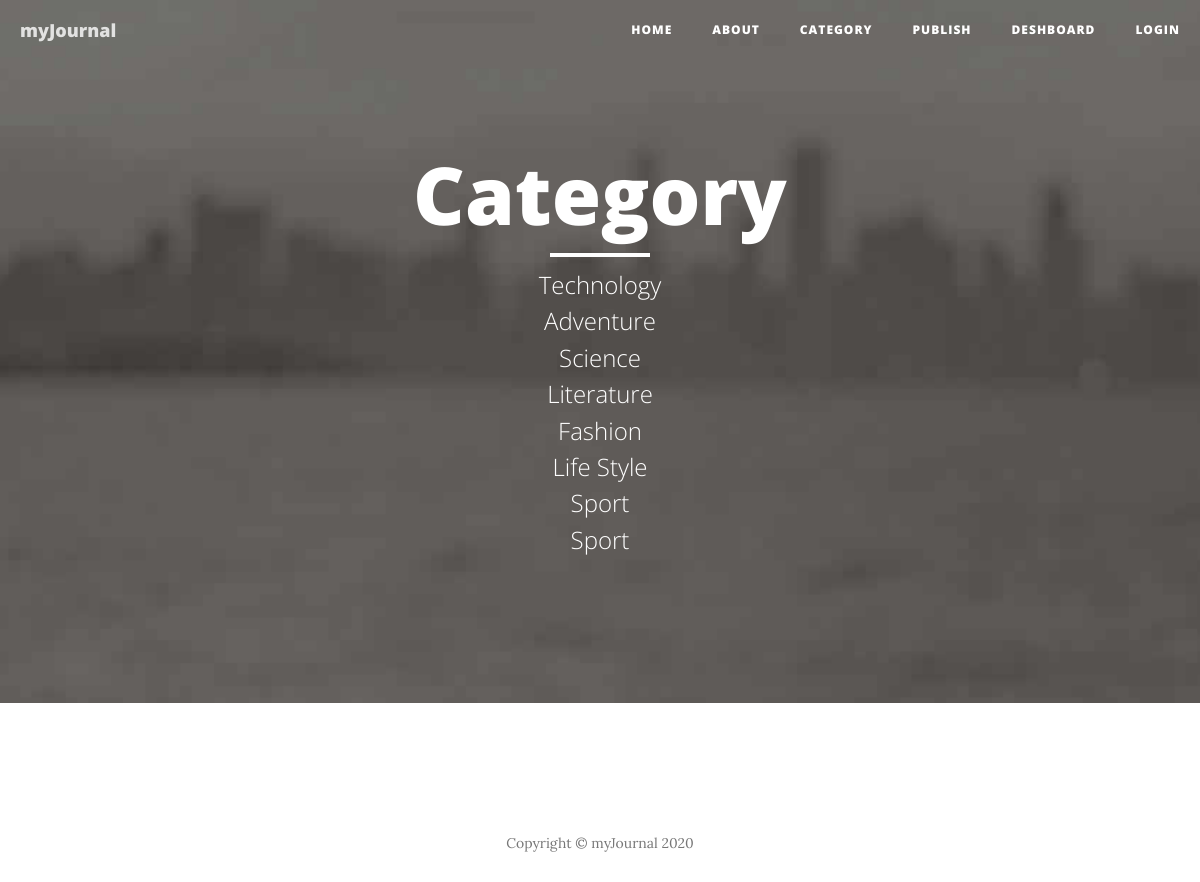
Screenshot of /allCategory/ with the database file from the repository.
### Blog/models.py (models this page shows, shortened)
class Category(models.Model):
    name = models.CharField(max_length=100,null=True)

### Blog/views.py (the view)
# urls.py: path('allCategory/', AllCategory, name="Category"),
def AllCategory(request):
   data = Category.objects.all()
   d = {"blogCat": data}
   return render(request,'all_Category.html',d)

### Blog/templates/all_Category.html
{% extends 'base.html' %}
{% load static %}
{% block body %}
<header class="intro-header" style="background-image: url({% static 'img/about-bg.jpg'%})">
        <div class="container">
            <div class="row">
                <div class="col-lg-8 col-lg-offset-2 col-md-10 col-md-offset-1">
                    <div class="page-heading">
                        <h1>Category</h1>
                        <hr class="small">
                        {% for i in blogCat %}
                        <span class="subheading">
                            <a href="{% url 'CatDetails' i.id  %}" style="color: white;">{{ i.name }} </a>
                        </span>
                        {% endfor %}
                    </div>
                </div>
            </div>
        </div>
    </header>
{% endblock %}

### rows the page displays
Category: name "Technology"
Category: name "Adventure"
Category: name "Science"
Category: name "Literature"
Category: name "Fashion"
Category: name "Life Style"
Category: name "Sport"
Category: name "Sport"
